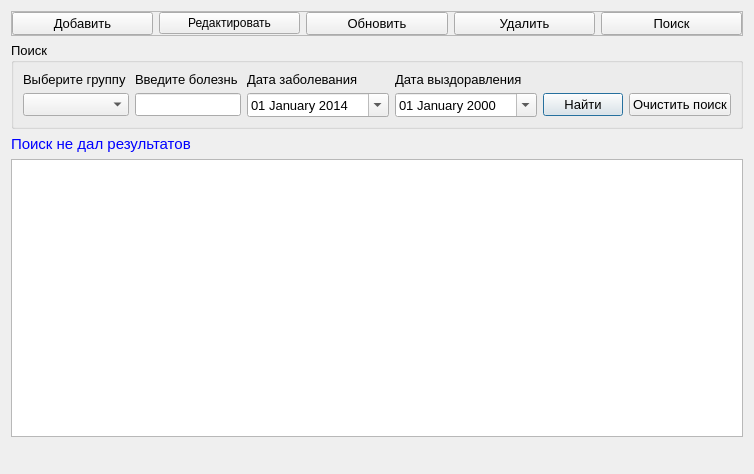
<?xml version="1.0" encoding="UTF-8"?>
<ui version="4.0">
 <class>BolezniStudentov</class>
 <widget class="QDialog" name="BolezniStudentov">
  <property name="geometry">
   <rect>
    <x>0</x>
    <y>0</y>
    <width>754</width>
    <height>474</height>
   </rect>
  </property>
  <property name="windowTitle">
   <string>Болезни студентов</string>
  </property>
  <layout class="QGridLayout" name="gridLayout_3">
   <item row="2" column="0" colspan="2">
    <widget class="QLabel" name="label_result">
     <property name="maximumSize">
      <size>
       <width>16777215</width>
       <height>20</height>
      </size>
     </property>
     <property name="font">
      <font>
       <pointsize>11</pointsize>
      </font>
     </property>
     <property name="styleSheet">
      <string notr="true">color:rgb(0, 0, 255)</string>
     </property>
     <property name="text">
      <string>Поиск не дал результатов</string>
     </property>
    </widget>
   </item>
   <item row="3" column="0" colspan="3">
    <widget class="QTableView" name="tableView_studBolez">
     <property name="font">
      <font>
       <pointsize>10</pointsize>
      </font>
     </property>
     <property name="contextMenuPolicy">
      <enum>Qt::ActionsContextMenu</enum>
     </property>
     <property name="alternatingRowColors">
      <bool>true</bool>
     </property>
     <property name="selectionMode">
      <enum>QAbstractItemView::SingleSelection</enum>
     </property>
     <property name="selectionBehavior">
      <enum>QAbstractItemView::SelectRows</enum>
     </property>
    </widget>
   </item>
   <item row="4" column="1">
    <widget class="QLabel" name="label_naideno">
     <property name="font">
      <font>
       <pointsize>12</pointsize>
      </font>
     </property>
     <property name="styleSheet">
      <string notr="true">color:rgb(85, 0, 255)</string>
     </property>
     <property name="text">
      <string/>
     </property>
    </widget>
   </item>
   <item row="1" column="0" colspan="3">
    <widget class="QGroupBox" name="groupBox_search">
     <property name="font">
      <font>
       <pointsize>10</pointsize>
      </font>
     </property>
     <property name="title">
      <string>Поиск</string>
     </property>
     <layout class="QGridLayout" name="gridLayout" columnstretch="4,4,4,4,3,3" columnminimumwidth="0,0,0,0,0,0">
      <item row="0" column="0">
       <widget class="QLabel" name="label">
        <property name="font">
         <font>
          <pointsize>10</pointsize>
         </font>
        </property>
        <property name="text">
         <string>Выберите группу</string>
        </property>
       </widget>
      </item>
      <item row="0" column="1">
       <widget class="QLabel" name="label_2">
        <property name="font">
         <font>
          <pointsize>10</pointsize>
         </font>
        </property>
        <property name="text">
         <string>Введите болезнь</string>
        </property>
       </widget>
      </item>
      <item row="0" column="2">
       <widget class="QLabel" name="label_3">
        <property name="text">
         <string>Дата заболевания</string>
        </property>
       </widget>
      </item>
      <item row="0" column="3">
       <widget class="QLabel" name="label_4">
        <property name="text">
         <string>Дата выздоравления</string>
        </property>
       </widget>
      </item>
      <item row="1" column="0">
       <widget class="QComboBox" name="comboBox_groups">
        <property name="font">
         <font>
          <pointsize>10</pointsize>
         </font>
        </property>
       </widget>
      </item>
      <item row="1" column="1">
       <widget class="QLineEdit" name="lineEdit_bolezn">
        <property name="font">
         <font>
          <pointsize>10</pointsize>
         </font>
        </property>
        <property name="clearButtonEnabled">
         <bool>true</bool>
        </property>
       </widget>
      </item>
      <item row="1" column="2">
       <widget class="QDateEdit" name="dateEdit_start">
        <property name="displayFormat">
         <string>dd MMMM yyyy</string>
        </property>
        <property name="calendarPopup">
         <bool>true</bool>
        </property>
        <property name="date">
         <date>
          <year>2014</year>
          <month>1</month>
          <day>1</day>
         </date>
        </property>
       </widget>
      </item>
      <item row="1" column="3">
       <widget class="QDateEdit" name="dateEdit_end">
        <property name="displayFormat">
         <string>dd MMMM yyyy</string>
        </property>
        <property name="calendarPopup">
         <bool>true</bool>
        </property>
       </widget>
      </item>
      <item row="1" column="4">
       <widget class="QPushButton" name="pushButton_find">
        <property name="font">
         <font>
          <pointsize>10</pointsize>
         </font>
        </property>
        <property name="text">
         <string>Найти</string>
        </property>
        <property name="icon">
         <iconset resource="resourses.qrc">
          <normaloff>:/img/img/findOk.png</normaloff>:/img/img/findOk.png</iconset>
        </property>
       </widget>
      </item>
      <item row="1" column="5">
       <widget class="QPushButton" name="pushButton_clear">
        <property name="font">
         <font>
          <pointsize>10</pointsize>
         </font>
        </property>
        <property name="text">
         <string>Очистить поиск</string>
        </property>
        <property name="icon">
         <iconset resource="resourses.qrc">
          <normaloff>:/img/img/clear.png</normaloff>:/img/img/clear.png</iconset>
        </property>
       </widget>
      </item>
     </layout>
    </widget>
   </item>
   <item row="0" column="0" colspan="3">
    <widget class="QFrame" name="frame">
     <property name="frameShape">
      <enum>QFrame::StyledPanel</enum>
     </property>
     <property name="frameShadow">
      <enum>QFrame::Raised</enum>
     </property>
     <layout class="QGridLayout" name="gridLayout_2">
      <property name="leftMargin">
       <number>0</number>
      </property>
      <property name="topMargin">
       <number>0</number>
      </property>
      <property name="rightMargin">
       <number>0</number>
      </property>
      <property name="bottomMargin">
       <number>0</number>
      </property>
      <item row="0" column="0">
       <widget class="QPushButton" name="pushButton_add">
        <property name="font">
         <font>
          <pointsize>10</pointsize>
         </font>
        </property>
        <property name="text">
         <string>Добавить</string>
        </property>
        <property name="icon">
         <iconset resource="resourses.qrc">
          <normaloff>:/img/img/add.png</normaloff>:/img/img/add.png</iconset>
        </property>
       </widget>
      </item>
      <item row="0" column="4">
       <widget class="QPushButton" name="pushButton_search">
        <property name="font">
         <font>
          <pointsize>10</pointsize>
         </font>
        </property>
        <property name="text">
         <string>Поиск</string>
        </property>
        <property name="icon">
         <iconset resource="resourses.qrc">
          <normaloff>:/img/img/find.png</normaloff>:/img/img/find.png</iconset>
        </property>
       </widget>
      </item>
      <item row="0" column="2">
       <widget class="QPushButton" name="pushButton_update">
        <property name="font">
         <font>
          <pointsize>10</pointsize>
         </font>
        </property>
        <property name="text">
         <string>Обновить</string>
        </property>
        <property name="icon">
         <iconset resource="resourses.qrc">
          <normaloff>:/img/img/refresh.png</normaloff>:/img/img/refresh.png</iconset>
        </property>
       </widget>
      </item>
      <item row="0" column="3">
       <widget class="QPushButton" name="pushButton_del">
        <property name="font">
         <font>
          <pointsize>10</pointsize>
         </font>
        </property>
        <property name="text">
         <string>Удалить</string>
        </property>
        <property name="icon">
         <iconset resource="resourses.qrc">
          <normaloff>:/img/img/delete.png</normaloff>:/img/img/delete.png</iconset>
        </property>
       </widget>
      </item>
      <item row="0" column="1">
       <widget class="QPushButton" name="pushButton_edit">
        <property name="text">
         <string>Редактировать</string>
        </property>
        <property name="icon">
         <iconset resource="resourses.qrc">
          <normaloff>:/img/img/edit.png</normaloff>:/img/img/edit.png</iconset>
        </property>
       </widget>
      </item>
     </layout>
    </widget>
   </item>
   <item row="4" column="0">
    <spacer name="horizontalSpacer">
     <property name="orientation">
      <enum>Qt::Horizontal</enum>
     </property>
     <property name="sizeType">
      <enum>QSizePolicy::Preferred</enum>
     </property>
     <property name="sizeHint" stdset="0">
      <size>
       <width>40</width>
       <height>20</height>
      </size>
     </property>
    </spacer>
   </item>
   <item row="4" column="2">
    <spacer name="horizontalSpacer_2">
     <property name="orientation">
      <enum>Qt::Horizontal</enum>
     </property>
     <property name="sizeType">
      <enum>QSizePolicy::Preferred</enum>
     </property>
     <property name="sizeHint" stdset="0">
      <size>
       <width>40</width>
       <height>20</height>
      </size>
     </property>
    </spacer>
   </item>
  </layout>
  <action name="actionEdit">
   <property name="icon">
    <iconset resource="resourses.qrc">
     <normaloff>:/img/img/edit.png</normaloff>:/img/img/edit.png</iconset>
   </property>
   <property name="text">
    <string>Редактировать выбранную запись</string>
   </property>
  </action>
  <action name="actionDelete">
   <property name="icon">
    <iconset resource="resourses.qrc">
     <normaloff>:/img/img/delete.png</normaloff>:/img/img/delete.png</iconset>
   </property>
   <property name="text">
    <string>Удалить выбранную запись</string>
   </property>
  </action>
 </widget>
 <resources>
  <include location="resourses.qrc"/>
 </resources>
 <connections/>
</ui>
